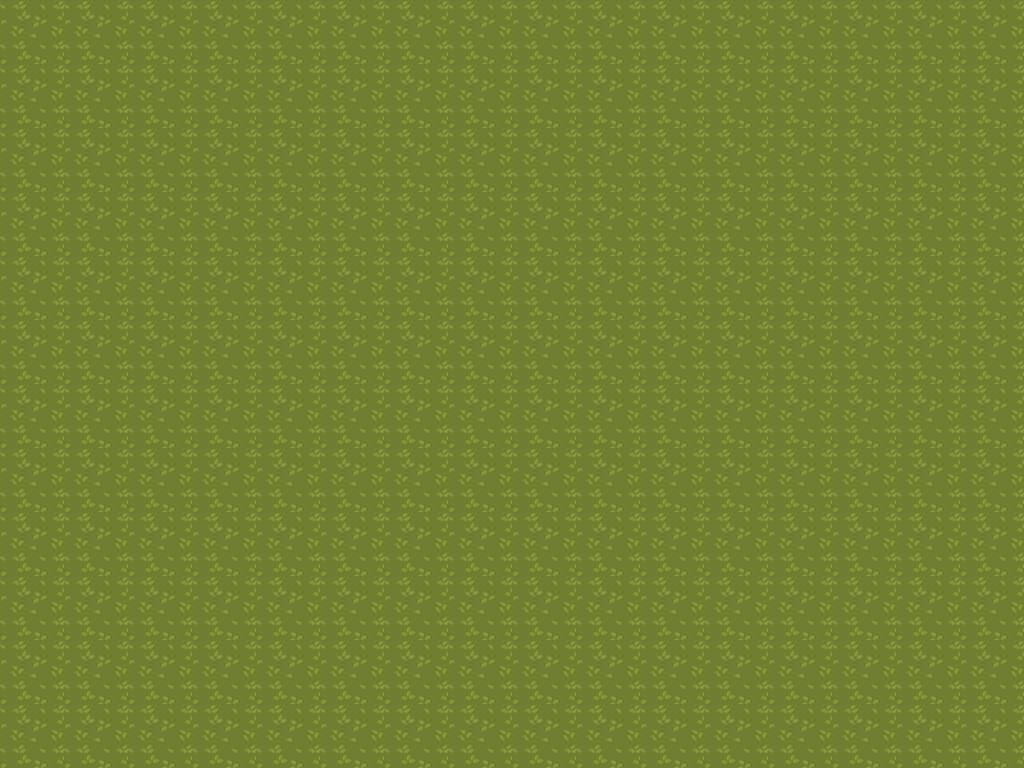

A level layout from a 2D game, rendered from its tile map. Below: a short description, then the map file with tile-grid data replaced by summaries:
An orthogonal 32x24 tile map with 32x32 px tiles, 1 tile layer (Tile Layer 1).

<map version="1.0" orientation="orthogonal" renderorder="right-down" width="32" height="24" tilewidth="32" tileheight="32">
 <tileset firstgid="1" name="grass6" tilewidth="32" tileheight="32">
  <image source="grass6.jpeg" width="80" height="80" />
 </tileset>
 <layer name="Tile Layer 1" width="32" height="24">
  <data>[768 cells, 768 non-empty, 4 distinct tile ids]</data>
 </layer>
</map>
